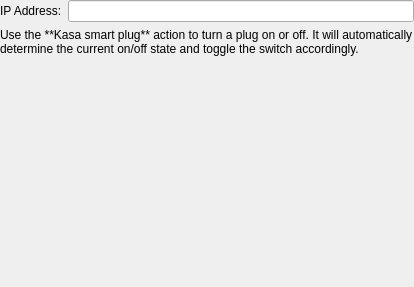
<?xml version="1.0" encoding="UTF-8"?>
<ui version="4.0">
 <class>action_command</class>
 <widget class="QWidget" name="action_command">
  <property name="geometry">
   <rect>
    <x>0</x>
    <y>0</y>
    <width>414</width>
    <height>287</height>
   </rect>
  </property>
  <property name="windowTitle">
   <string>Form</string>
  </property>
  <layout class="QVBoxLayout" name="verticalLayout">
   <property name="leftMargin">
    <number>0</number>
   </property>
   <property name="topMargin">
    <number>0</number>
   </property>
   <property name="rightMargin">
    <number>0</number>
   </property>
   <property name="bottomMargin">
    <number>0</number>
   </property>
   <item>
    <layout class="QFormLayout" name="formLayout">
     <property name="horizontalSpacing">
      <number>6</number>
     </property>
     <item row="0" column="0">
      <widget class="QLabel" name="label">
       <property name="text">
        <string>IP Address:</string>
       </property>
      </widget>
     </item>
     <item row="0" column="1">
      <widget class="QLineEdit" name="command"/>
     </item>
     <item row="1" column="0" colspan="2">
      <widget class="QLabel" name="label_2">
       <property name="sizePolicy">
        <sizepolicy hsizetype="Preferred" vsizetype="Preferred">
         <horstretch>0</horstretch>
         <verstretch>0</verstretch>
        </sizepolicy>
       </property>
       <property name="text">
        <string>Use the **Kasa smart plug** action to turn a plug on or off. It will automatically determine the current on/off state and toggle the switch accordingly.</string>
       </property>
       <property name="textFormat">
        <enum>Qt::MarkdownText</enum>
       </property>
       <property name="alignment">
        <set>Qt::AlignLeading|Qt::AlignLeft|Qt::AlignTop</set>
       </property>
       <property name="wordWrap">
        <bool>true</bool>
       </property>
      </widget>
     </item>
    </layout>
   </item>
  </layout>
 </widget>
 <resources/>
 <connections/>
</ui>
